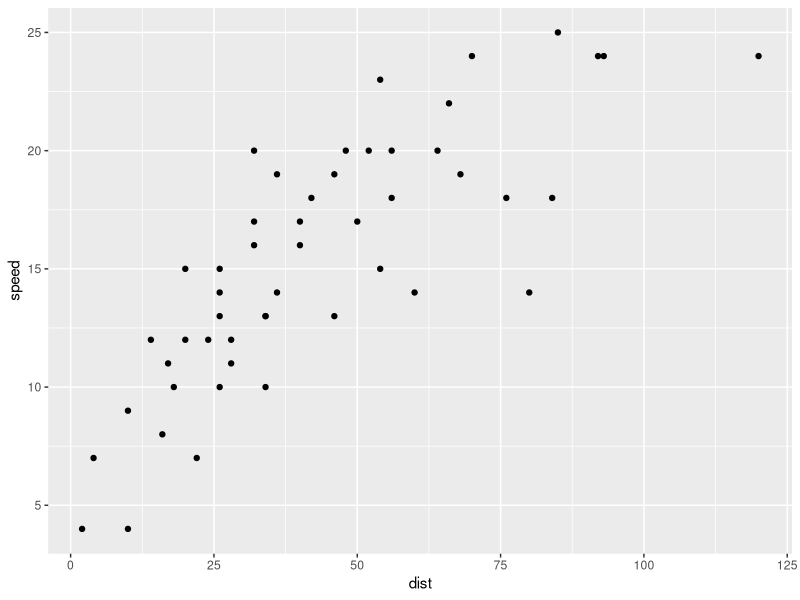
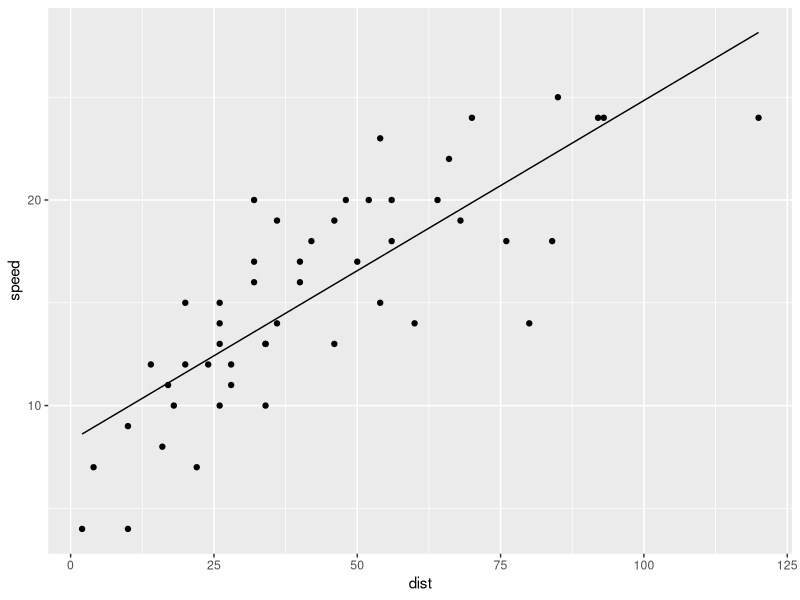

These figures' R source, in order:
1 + 1
library(tidyverse)
data(cars)
cars
gg <- ggplot(data=cars, aes(x=dist, y=speed)) + geom_point()
gg
mod <- lm(speed ~ dist, data = cars)
mod
gg + geom_line(aes(x=dist, y=fitted(mod)))

#Make data and check for a correlation!
omg <- c(1,2,3,4,5,6)
omg
omfg <- c(1,4,5,3,5,9)

cor.test(omg, omfg)

#ITS SIGNIFICANT TIME TO PUBLISH
